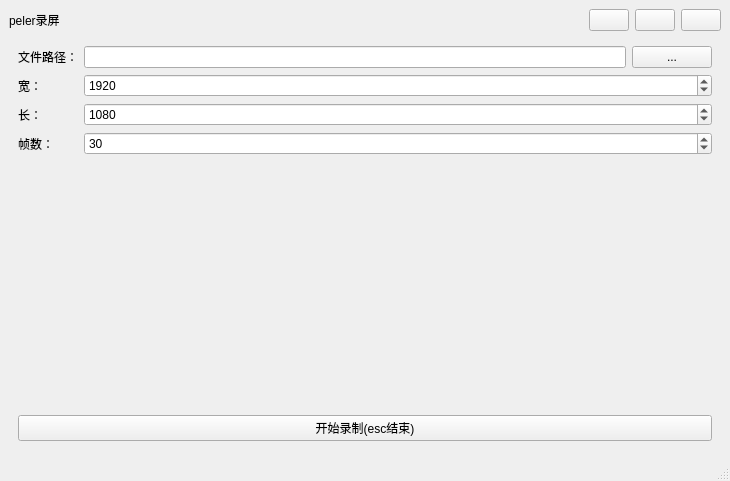
<?xml version="1.0" encoding="UTF-8"?>
<ui version="4.0">
 <class>MainWindow</class>
 <widget class="QMainWindow" name="MainWindow">
  <property name="geometry">
   <rect>
    <x>0</x>
    <y>0</y>
    <width>730</width>
    <height>481</height>
   </rect>
  </property>
  <property name="windowTitle">
   <string>MainWindow</string>
  </property>
  <widget class="QWidget" name="centralwidget">
   <layout class="QGridLayout" name="gridLayout">
    <item row="0" column="0">
     <layout class="QHBoxLayout" name="horizontalLayout">
      <item>
       <widget class="QLabel" name="label_4">
        <property name="text">
         <string>peler录屏</string>
        </property>
       </widget>
      </item>
      <item>
       <spacer name="horizontalSpacer">
        <property name="orientation">
         <enum>Qt::Horizontal</enum>
        </property>
        <property name="sizeHint" stdset="0">
         <size>
          <width>40</width>
          <height>20</height>
         </size>
        </property>
       </spacer>
      </item>
      <item>
       <widget class="QPushButton" name="min">
        <property name="text">
         <string/>
        </property>
       </widget>
      </item>
      <item>
       <widget class="QPushButton" name="max">
        <property name="text">
         <string/>
        </property>
       </widget>
      </item>
      <item>
       <widget class="QPushButton" name="close">
        <property name="text">
         <string/>
        </property>
        <property name="checkable">
         <bool>false</bool>
        </property>
       </widget>
      </item>
     </layout>
    </item>
    <item row="1" column="0">
     <widget class="QWidget" name="widget" native="true">
      <layout class="QVBoxLayout" name="verticalLayout">
       <item>
        <layout class="QFormLayout" name="formLayout">
         <item row="1" column="0">
          <widget class="QLabel" name="label_2">
           <property name="text">
            <string>宽：</string>
           </property>
          </widget>
         </item>
         <item row="1" column="1">
          <widget class="QSpinBox" name="width_input">
           <property name="maximum">
            <number>99999</number>
           </property>
           <property name="value">
            <number>1920</number>
           </property>
          </widget>
         </item>
         <item row="2" column="0">
          <widget class="QLabel" name="label_3">
           <property name="text">
            <string>长：</string>
           </property>
          </widget>
         </item>
         <item row="2" column="1">
          <widget class="QSpinBox" name="height_input">
           <property name="maximum">
            <number>99999</number>
           </property>
           <property name="value">
            <number>1080</number>
           </property>
          </widget>
         </item>
         <item row="0" column="1">
          <layout class="QHBoxLayout" name="horizontalLayout_2">
           <item>
            <widget class="QLineEdit" name="file_path_input"/>
           </item>
           <item>
            <widget class="QPushButton" name="save_path_button">
             <property name="text">
              <string>...</string>
             </property>
            </widget>
           </item>
          </layout>
         </item>
         <item row="0" column="0">
          <widget class="QLabel" name="label">
           <property name="text">
            <string>文件路径：</string>
           </property>
          </widget>
         </item>
         <item row="3" column="0">
          <widget class="QLabel" name="label_5">
           <property name="text">
            <string>帧数：</string>
           </property>
          </widget>
         </item>
         <item row="3" column="1">
          <widget class="QSpinBox" name="FPS_input">
           <property name="maximum">
            <number>100</number>
           </property>
           <property name="value">
            <number>30</number>
           </property>
          </widget>
         </item>
        </layout>
       </item>
       <item>
        <widget class="QPushButton" name="rec_begin_button">
         <property name="text">
          <string>开始录制(esc结束)</string>
         </property>
        </widget>
       </item>
      </layout>
     </widget>
    </item>
   </layout>
  </widget>
  <widget class="QMenuBar" name="menubar">
   <property name="geometry">
    <rect>
     <x>0</x>
     <y>0</y>
     <width>730</width>
     <height>26</height>
    </rect>
   </property>
  </widget>
  <widget class="QStatusBar" name="statusbar"/>
 </widget>
 <resources/>
 <connections/>
</ui>
